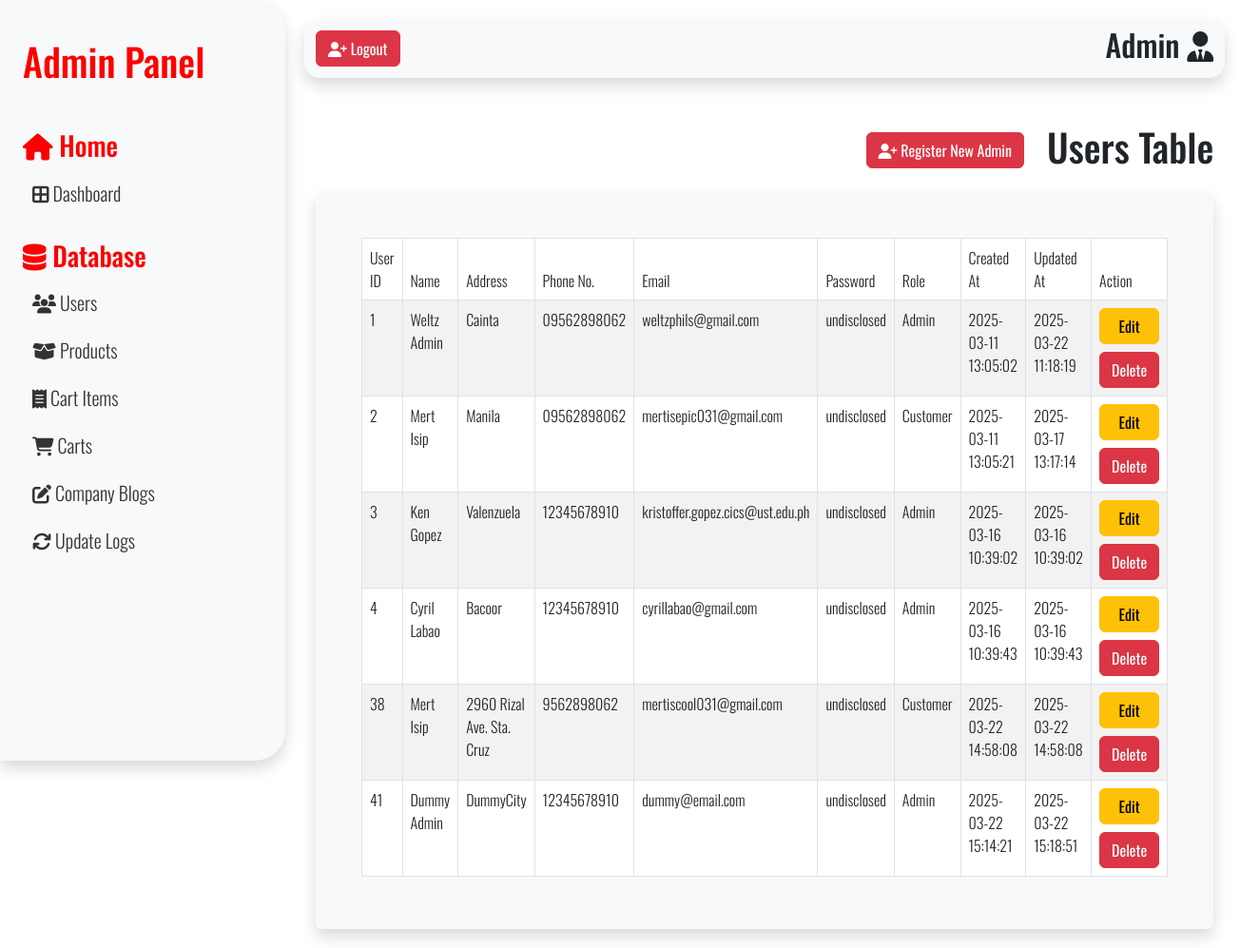
Before: /src/adminIndex.php?page=users (signed in) with the older database file.
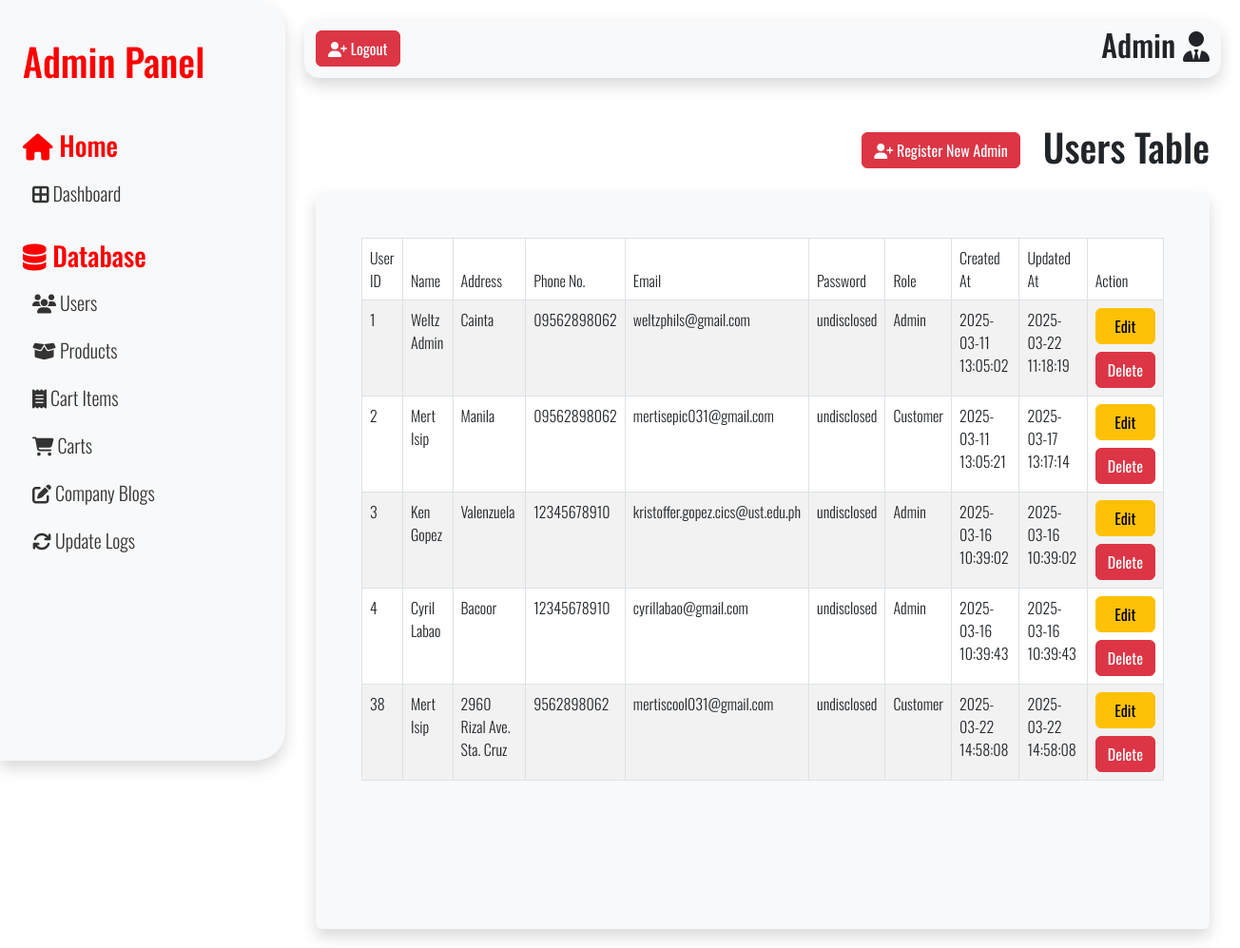
After: the same page with the newer database file.
### tables this page shows
CREATE TABLE `users_tbl` (
  `userID` int(11) NOT NULL AUTO_INCREMENT,
  `userFname` varchar(50) NOT NULL,
  `userLname` varchar(50) NOT NULL,
  `userAdd` varchar(100) NOT NULL,
  `userPhone` varchar(11) NOT NULL,
  `userEmail` varchar(50) NOT NULL,
  `userPass` varchar(255) NOT NULL,
  `roleID` int(11) DEFAULT NULL,
  `otp` int(11) NOT NULL,
  `status` varchar(50) NOT NULL,
  `failedAttempts` int(11) NOT NULL DEFAULT 0,
  `lockedUntil` datetime DEFAULT NULL,
  `createdAt` datetime NOT NULL DEFAULT current_timestamp(),
  `updatedAt` datetime NOT NULL DEFAULT current_timestamp(),
  PRIMARY KEY (`userID`),
  UNIQUE KEY `userEmail` (`userEmail`),
  KEY `userRoleFK` (`roleID`) USING BTREE,
  CONSTRAINT `userRoleFK` FOREIGN KEY (`roleID`) REFERENCES `roles_tbl` (`roleID`) ON DELETE SET NULL ON UPDATE NO ACTION
);

CREATE TABLE `roles_tbl` (
  `roleID` int(11) NOT NULL AUTO_INCREMENT,
  `roleName` varchar(50) NOT NULL,
  `createdAt` datetime NOT NULL DEFAULT current_timestamp(),
  `updatedAt` datetime NOT NULL DEFAULT current_timestamp(),
  PRIMARY KEY (`roleID`),
  UNIQUE KEY `roleName` (`roleName`)
);

### src/adminPages/usersTable.php (the view, shortened to what this page needs)
<?php
require_once 'weltz_dbconnect.php';
$usersSQL = "SELECT users_tbl.userID, users_tbl.userFname, users_tbl.userLname, users_tbl.userAdd, users_tbl.userPhone, users_tbl.userEmail, users_tbl.userPass, roles_tbl.roleName AS role, users_tbl.createdAt, users_tbl.updatedAt
            FROM users_tbl
            JOIN roles_tbl ON users_tbl.roleID = roles_tbl.roleID";
$usersSQLResult = $conn->query($usersSQL);
?>
<div class="userTableHeader mb-3 d-flex justify-content-end align-items-center gap-3">
    <button type="button" id="sidebarCollapse" class="btn btn-danger me-2" data-bs-toggle="modal" data-bs-target="#regNewAdmin">
        <i class="fa-solid fa-user-plus"></i> Register New Admin
    </button>
    <h1>Users Table</h1>
</div>
<div class="table-container container-fluid bg-light p-5 rounded shadow">
    <table id="myTable" class="table table-bordered table-striped">
        <thead>
            <tr>
                <th>User ID</th>
                <th>Name</th>
                <th>Address</th>
                <th>Phone No.</th>
                <th>Email</th>
                <th>Password</th>
                <th>Role</th>
                <th>Created At</th>
                <th>Updated At</th>
                <th>Action</th>
            </tr>
        </thead>
        <tbody>
            <?php
            if ($usersSQLResult->num_rows > 0) {
                while ($row = $usersSQLResult->fetch_assoc()) {
            ?>
                    <tr>
                        <td><?php echo $row['userID'] ?></td>
                        <td><?php echo  $row['userFname'] . " " . $row['userLname'] ?></td>
                        <td><?php echo  $row['userAdd'] ?></td>
                        <td><?php echo  $row['userPhone'] ?></td>
                        <td><?php echo  $row['userEmail'] ?></td>
                        <td>undisclosed</td>
                        <td><?php echo  $row['role'] ?></td>
                        <td><?php echo  $row['createdAt'] ?></td>
                        <td><?php echo  $row['updatedAt'] ?></td>
                        <td>
                            <div class='d-grid gap-2'>
                                <button class='editUserBtn btn btn-warning' data-bs-toggle="modal" data-bs-target="#editUser">Edit</button>
                                <button class='delUserBtn btn btn-danger' data-bs-toggle="modal" data-bs-target="#deleteUserModal">Delete</button>
                            </div>
                        </td>
                    </tr>
                <?php
                }
            } else {
                ?>
                <h1 class="text-center">No users found</h1>
            <?php
            }
            ?>
        </tbody>
    </table>
</div>

Changed rows visible on the page:
removed users_tbl: userID "41", userFname "Dummy", userLname "Admin", userAdd "DummyCity", userPhone "12345678910", userEmail "dummy@email.com", roleID.roleName "Admin", createdAt "2025-03-22 15:14:21", updatedAt "2025-03-22 15:18:51"
